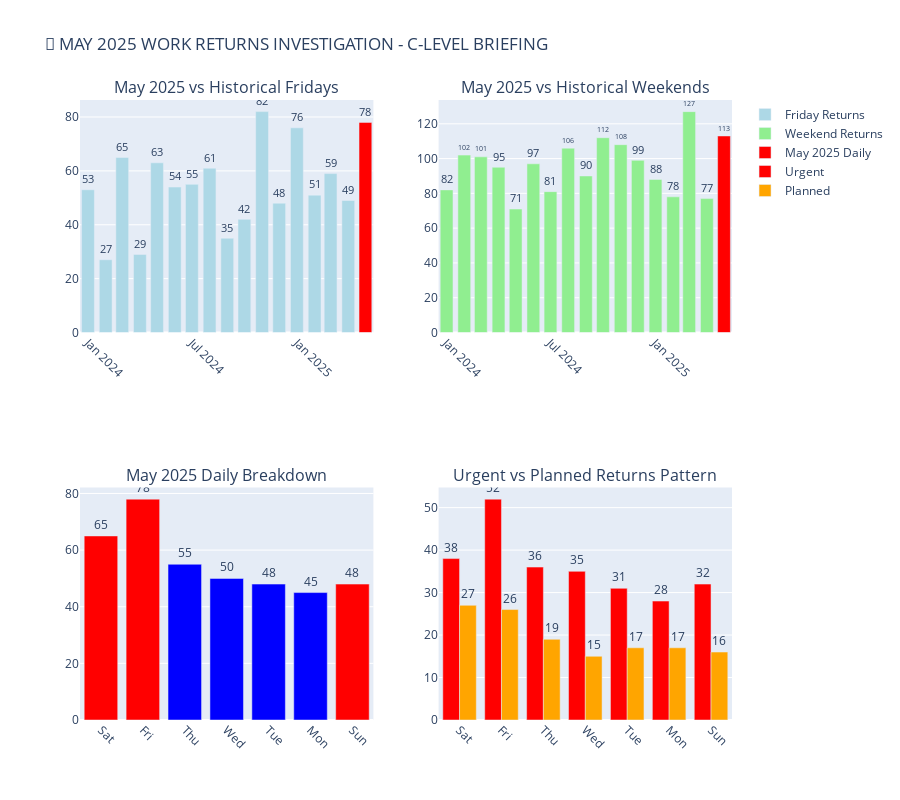

This figure's notebook cell:
### Code cell
import pandas as pd
import plotly.graph_objects as go
import plotly.express as px
from plotly.subplots import make_subplots
import numpy as np

df['total_returns'] = df['คืนงาน (กะทันหัน)'] + df['คืนงาน (ล่วงหน้า)']
day_order = ['Sun', 'Mon', 'Tue', 'Wed', 'Thu', 'Fri', 'Sat']
df['day_of_week'] = pd.Categorical(df['day_of_week'], categories=day_order, ordered=True)

# Extract year and month for better analysis
df['year'] = df['report_month'].str[:4]
df['month'] = df['report_month'].str[5:7]
df['month_name'] = pd.to_datetime(df['report_month'] + '-01').dt.strftime('%b %Y')

print("🚨 MAY 2025 INVESTIGATION REPORT 🚨")
print("="*50)

# 1. MAY 2025 SPECIFIC ANALYSIS
may_2025_data = df[df['report_month'] == '2025-05'].copy()
print("\n📊 MAY 2025 DETAILED BREAKDOWN:")
print(may_2025_data[['day_of_week', 'คืนงาน (กะทันหัน)', 'คืนงาน (ล่วงหน้า)', 'total_returns']].to_string(index=False))

# Focus on Friday and Weekend (Fri, Sat, Sun)
weekend_days = ['Fri', 'Sat', 'Sun']
may_weekend = may_2025_data[may_2025_data['day_of_week'].isin(weekend_days)]
print(f"\n🔴 MAY 2025 WEEKEND + FRIDAY TOTAL: {may_weekend['total_returns'].sum()} returns")
print(f"   - Friday: {may_2025_data[may_2025_data['day_of_week']=='Fri']['total_returns'].values[0]} returns")
print(f"   - Saturday: {may_2025_data[may_2025_data['day_of_week']=='Sat']['total_returns'].values[0]} returns")
print(f"   - Sunday: {may_2025_data[may_2025_data['day_of_week']=='Sun']['total_returns'].values[0]} returns")

# 2. HISTORICAL COMPARISON
print("\n📈 HISTORICAL COMPARISON:")

# Get all May data for comparison
all_may_data = df[df['month'] == '05'].copy()
print("\nAll MAY months comparison:")
may_comparison = all_may_data.groupby(['report_month', 'day_of_week'])['total_returns'].sum().reset_index()
may_pivot = may_comparison.pivot(index='day_of_week', columns='report_month', values='total_returns')
print(may_pivot.loc[weekend_days])

# Calculate percentage increase
may_2024_weekend = df[(df['report_month'] == '2024-05') & (df['day_of_week'].isin(weekend_days))]['total_returns'].sum()
may_2025_weekend = df[(df['report_month'] == '2025-05') & (df['day_of_week'].isin(weekend_days))]['total_returns'].sum()
weekend_increase = ((may_2025_weekend - may_2024_weekend) / may_2024_weekend) * 100

print(f"\n🚨 KEY FINDINGS:")
print(f"   - May 2024 Weekend+Friday: {may_2024_weekend} returns")
print(f"   - May 2025 Weekend+Friday: {may_2025_weekend} returns")
print(f"   - INCREASE: {weekend_increase:.1f}%")

# 3. VISUALIZATIONS FOR C-LEVEL PRESENTATION

# Create focused analysis charts
fig = make_subplots(
    rows=2, cols=2,
    subplot_titles=('May 2025 vs Historical Fridays', 'May 2025 vs Historical Weekends',
                   'May 2025 Daily Breakdown', 'Urgent vs Planned Returns Pattern'),
    specs=[[{"type": "bar"}, {"type": "bar"}],
           [{"type": "bar"}, {"type": "bar"}]]
)

# Chart 1: Friday comparison across all years
friday_data = df[df['day_of_week'] == 'Fri'].copy()
colors_fri = ['red' if x == '2025-05' else 'lightblue' for x in friday_data['report_month']]
fig.add_trace(
    go.Bar(
        x=friday_data['report_month'],
        y=friday_data['total_returns'],
        name='Friday Returns',
        marker_color=colors_fri,
        text=friday_data['total_returns'],
        textposition='outside'
    ),
    row=1, col=1
)

# Chart 2: Weekend comparison
weekend_monthly = df[df['day_of_week'].isin(['Sat', 'Sun'])].groupby('report_month')['total_returns'].sum().reset_index()
colors_weekend = ['red' if x == '2025-05' else 'lightgreen' for x in weekend_monthly['report_month']]
fig.add_trace(
    go.Bar(
        x=weekend_monthly['report_month'],
        y=weekend_monthly['total_returns'],
        name='Weekend Returns',
        marker_color=colors_weekend,
        text=weekend_monthly['total_returns'],
        textposition='outside'
    ),
    row=1, col=2
)

# Chart 3: May 2025 daily breakdown
fig.add_trace(
    go.Bar(
        x=may_2025_data['day_of_week'],
        y=may_2025_data['total_returns'],
        name='May 2025 Daily',
        marker_color=['red' if x in weekend_days else 'blue' for x in may_2025_data['day_of_week']],
        text=may_2025_data['total_returns'],
        textposition='outside'
    ),
    row=2, col=1
)

# Chart 4: Urgent vs Planned pattern for May 2025
fig.add_trace(
    go.Bar(
        x=may_2025_data['day_of_week'],
        y=may_2025_data['คืนงาน (กะทันหัน)'],
        name='Urgent',
        marker_color='red',
        text=may_2025_data['คืนงาน (กะทันหัน)'],
        textposition='outside'
    ),
    row=2, col=2
)

fig.add_trace(
    go.Bar(
        x=may_2025_data['day_of_week'],
        y=may_2025_data['คืนงาน (ล่วงหน้า)'],
        name='Planned',
        marker_color='orange',
        text=may_2025_data['คืนงาน (ล่วงหน้า)'],
        textposition='outside'
    ),
    row=2, col=2
)

fig.update_layout(
    title_text="🚨 MAY 2025 WORK RETURNS INVESTIGATION - C-LEVEL BRIEFING",
    height=800,
    showlegend=True
)

fig.update_xaxes(tickangle=45)
fig.show()

# 4. STATISTICAL ANALYSIS
print("\n📊 STATISTICAL ANALYSIS:")

# Calculate z-scores to identify outliers
friday_history = df[df['day_of_week'] == 'Fri']['total_returns']
friday_mean = friday_history.mean()
friday_std = friday_history.std()
may_2025_fri = may_2025_data[may_2025_data['day_of_week'] == 'Fri']['total_returns'].values[0]
friday_z_score = (may_2025_fri - friday_mean) / friday_std

print(f"Friday Analysis:")
print(f"  - Historical Friday average: {friday_mean:.1f}")
print(f"  - May 2025 Friday: {may_2025_fri}")
print(f"  - Z-score: {friday_z_score:.2f} (>2 = outlier)")
print(f"  - Status: {'🚨 OUTLIER' if abs(friday_z_score) > 2 else '✅ Normal'}")

# Weekend analysis
weekend_history = df[df['day_of_week'].isin(['Sat', 'Sun'])].groupby('report_month')['total_returns'].sum()
weekend_mean = weekend_history.mean()
weekend_std = weekend_history.std()
may_2025_weekend_total = may_2025_data[may_2025_data['day_of_week'].isin(['Sat', 'Sun'])]['total_returns'].sum()
weekend_z_score = (may_2025_weekend_total - weekend_mean) / weekend_std

print(f"\nWeekend Analysis:")
print(f"  - Historical weekend average: {weekend_mean:.1f}")
print(f"  - May 2025 weekend: {may_2025_weekend_total}")
print(f"  - Z-score: {weekend_z_score:.2f}")
print(f"  - Status: {'🚨 OUTLIER' if abs(weekend_z_score) > 2 else '✅ Normal'}")

# 5. INVESTIGATION RECOMMENDATIONS
print("\n" + "="*50)
print("🔍 RECOMMENDED INVESTIGATION ACTIONS:")
print("="*50)

investigation_actions = [
    "1. IMMEDIATE DATA DEEP DIVE:",
    "   • Analyze specific work orders that were returned in May 2025",
    "   • Categorize return reasons (quality, completion, materials, etc.)",
    "   • Identify which teams/departments had the most returns",
    "",
    "2. OPERATIONAL FACTORS TO INVESTIGATE:",
    "   • Staff scheduling changes in May 2025 (new hires, resignations)",
    "   • Weekend shift coverage and supervision levels",
    "   • Friday end-of-week rush and quality control processes",
    "   • Material shortages or supply chain issues in May",
    "",
    "3. EXTERNAL FACTORS TO CHECK:",
    "   • Client deadline pressures or rush orders",
    "   • Seasonal demands or project deadlines",
    "   • Weather conditions affecting work quality",
    "   • Equipment maintenance schedules",
    "",
    "4. PROCESS ANALYSIS:",
    "   • Review quality control procedures for weekend work",
    "   • Check if Friday work is being rushed to meet deadlines",
    "   • Analyze supervisor coverage on weekends",
    "   • Review training adequacy for weekend staff",
    "",
    "5. DATA TO COLLECT:",
    "   • Detailed return reason codes",
    "   • Staff overtime hours in May 2025",
    "   • Client satisfaction scores",
    "   • Equipment downtime logs",
    "   • Supervisor presence during weekend shifts"
]

for action in investigation_actions:
    print(action)

print("\n🎯 PRIORITY FOCUS AREAS:")
print("1. Friday work quality - why 78 returns vs historical avg ~35")
print("2. Weekend supervision - Saturday had 65 returns (usually ~35)")
print("3. Month-end pressure - May often has deadline rushes")

# Create executive summary data
exec_summary = pd.DataFrame({
    'Metric': ['May 2025 Friday Returns', 'May 2025 Weekend Returns', 'Historical Friday Avg', 
               'Historical Weekend Avg', 'Friday Increase', 'Weekend Increase'],
    'Value': [may_2025_fri, may_2025_weekend_total, f"{friday_mean:.0f}", 
              f"{weekend_mean:.0f}", f"+{((may_2025_fri-friday_mean)/friday_mean*100):.0f}%",
              f"+{((may_2025_weekend_total-weekend_mean)/weekend_mean*100):.0f}%"]
})

print("\n📋 EXECUTIVE SUMMARY TABLE:")
print(exec_summary.to_string(index=False))

### Figure 1 — Plotly figure (JSON) as saved in the notebook; plotly's stock layout.template omitted (floating-point values rounded to 4 significant figures)
{"data": [{"marker": {"color": ["lightblue", "lightblue", "lightblue", "lightblue", "lightblue", "lightblue", "lightblue", "lightblue", "lightblue", "lightblue", "lightblue", "lightblue", "lightblue", "lightblue", "lightblue", "lightblue", "red"]}, "name": "Friday Returns", "text": [53, 27, 65, 29, 63, 54, 55, 61, 35, 42, 82, 48, 76, 51, 59, 49, 78], "textposition": "outside", "type": "bar", "x": ["2024-01", "2024-02", "2024-03", "2024-04", "2024-05", "2024-06", "2024-07", "2024-08", "2024-09", "2024-10", "2024-11", "2024-12", "2025-01", "2025-02", "2025-03", "2025-04", "2025-05"], "xaxis": "x", "y": [53, 27, 65, 29, 63, 54, 55, 61, 35, 42, 82, 48, 76, 51, 59, 49, 78], "yaxis": "y"}, {"marker": {"color": ["lightgreen", "lightgreen", "lightgreen", "lightgreen", "lightgreen", "lightgreen", "lightgreen", "lightgreen", "lightgreen", "lightgreen", "lightgreen", "lightgreen", "lightgreen", "lightgreen", "lightgreen", "lightgreen", "red"]}, "name": "Weekend Returns", "text": [82, 102, 101, 95, 71, 97, 81, 106, 90, 112, 108, 99, 88, 78, 127, 77, 113], "textposition": "outside", "type": "bar", "x": ["2024-01", "2024-02", "2024-03", "2024-04", "2024-05", "2024-06", "2024-07", "2024-08", "2024-09", "2024-10", "2024-11", "2024-12", "2025-01", "2025-02", "2025-03", "2025-04", "2025-05"], "xaxis": "x2", "y": [82, 102, 101, 95, 71, 97, 81, 106, 90, 112, 108, 99, 88, 78, 127, 77, 113], "yaxis": "y2"}, {"marker": {"color": ["red", "red", "blue", "blue", "blue", "blue", "red"]}, "name": "May 2025 Daily", "text": [65, 78, 55, 50, 48, 45, 48], "textposition": "outside", "type": "bar", "x": ["Sat", "Fri", "Thu", "Wed", "Tue", "Mon", "Sun"], "xaxis": "x3", "y": [65, 78, 55, 50, 48, 45, 48], "yaxis": "y3"}, {"marker": {"color": "red"}, "name": "Urgent", "text": [38, 52, 36, 35, 31, 28, 32], "textposition": "outside", "type": "bar", "x": ["Sat", "Fri", "Thu", "Wed", "Tue", "Mon", "Sun"], "xaxis": "x4", "y": [38, 52, 36, 35, 31, 28, 32], "yaxis": "y4"}, {"marker": {"color": "orange"}, "name": "Planned", "text": [27, 26, 19, 15, 17, 17, 16], "textposition": "outside", "type": "bar", "x": ["Sat", "Fri", "Thu", "Wed", "Tue", "Mon", "Sun"], "xaxis": "x4", "y": [27, 26, 19, 15, 17, 17, 16], "yaxis": "y4"}], "layout": {"annotations": [{"font": {"size": 16}, "showarrow": false, "text": "May 2025 vs Historical Fridays", "x": 0.225, "xanchor": "center", "xref": "paper", "y": 1, "yanchor": "bottom", "yref": "paper"}, {"font": {"size": 16}, "showarrow": false, "text": "May 2025 vs Historical Weekends", "x": 0.775, "xanchor": "center", "xref": "paper", "y": 1, "yanchor": "bottom", "yref": "paper"}, {"font": {"size": 16}, "showarrow": false, "text": "May 2025 Daily Breakdown", "x": 0.225, "xanchor": "center", "xref": "paper", "y": 0.375, "yanchor": "bottom", "yref": "paper"}, {"font": {"size": 16}, "showarrow": false, "text": "Urgent vs Planned Returns Pattern", "x": 0.775, "xanchor": "center", "xref": "paper", "y": 0.375, "yanchor": "bottom", "yref": "paper"}], "height": 800, "showlegend": true, "title": {"text": "🚨 MAY 2025 WORK RETURNS INVESTIGATION - C-LEVEL BRIEFING"}, "xaxis": {"anchor": "y", "domain": [0, 0.45], "tickangle": 45}, "xaxis2": {"anchor": "y2", "domain": [0.55, 1], "tickangle": 45}, "xaxis3": {"anchor": "y3", "domain": [0, 0.45], "tickangle": 45}, "xaxis4": {"anchor": "y4", "domain": [0.55, 1], "tickangle": 45}, "yaxis": {"anchor": "x", "domain": [0.625, 1]}, "yaxis2": {"anchor": "x2", "domain": [0.625, 1]}, "yaxis3": {"anchor": "x3", "domain": [0, 0.375]}, "yaxis4": {"anchor": "x4", "domain": [0, 0.375]}}}
